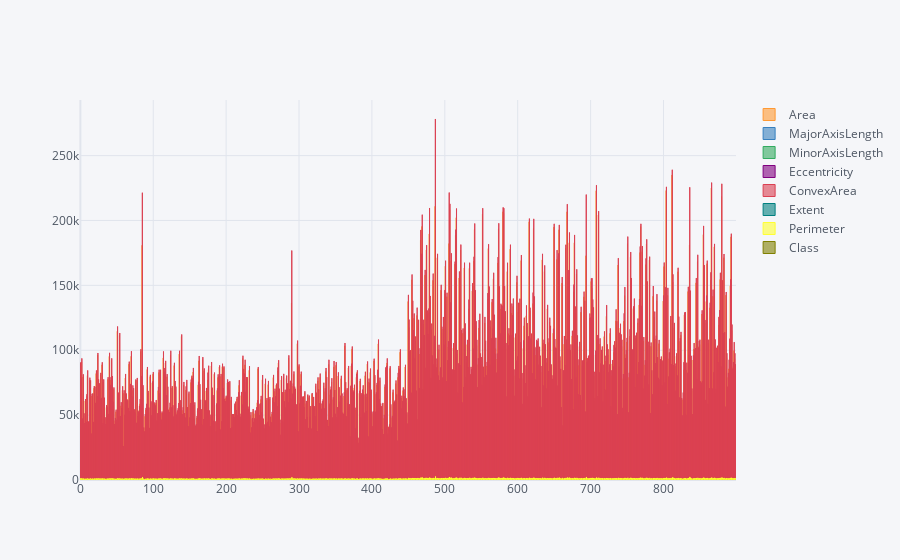

Here is the notebook cell this chart was saved with:
### Code cell
df.iplot(kind="bar")
# Data ilk 450 satır Keçimen e ait, sonraki 450 si Besni olarak sınıflandırılmış
# Barplot a baktığımız zaman 450 den sonrasında areası büyükse besni(1) sınıfına ait diyebiliriz
# MajoraxisLength için aynı yorumu yapabiliriz
# MinorAxisLength için tam olarak ayırt edici diyemeyebiliriz
# Eccentricity için de tam olarak ayırt edici diyemeyiz
# ..
# Extent için de tam olarak ayırt edici diyemeyiz
# Perimeter için büyük olursa besni sınıfına ait olduğunu söyleyebiliriz

### Figure 1 — Plotly figure (JSON) as saved in the notebook; plotly's stock layout.template omitted (floating-point values rounded to 4 significant figures; data arrays with more than 128 entries replaced by an {"elided": "..."} marker saying what was removed)
{"data": [{"marker": {"color": "rgba(255, 153, 51, 0.6)", "line": {"color": "rgba(255, 153, 51, 1.0)", "width": 1}}, "name": "Area", "orientation": "v", "text": "", "type": "bar", "x": {"elided": "900 int values"}, "y": {"elided": "900 int values"}}, {"marker": {"color": "rgba(55, 128, 191, 0.6)", "line": {"color": "rgba(55, 128, 191, 1.0)", "width": 1}}, "name": "MajorAxisLength", "orientation": "v", "text": "", "type": "bar", "x": {"elided": "900 int values"}, "y": {"elided": "900 float values"}}, {"marker": {"color": "rgba(50, 171, 96, 0.6)", "line": {"color": "rgba(50, 171, 96, 1.0)", "width": 1}}, "name": "MinorAxisLength", "orientation": "v", "text": "", "type": "bar", "x": {"elided": "900 int values"}, "y": {"elided": "900 float values"}}, {"marker": {"color": "rgba(128, 0, 128, 0.6)", "line": {"color": "rgba(128, 0, 128, 1.0)", "width": 1}}, "name": "Eccentricity", "orientation": "v", "text": "", "type": "bar", "x": {"elided": "900 int values"}, "y": {"elided": "900 float values"}}, {"marker": {"color": "rgba(219, 64, 82, 0.6)", "line": {"color": "rgba(219, 64, 82, 1.0)", "width": 1}}, "name": "ConvexArea", "orientation": "v", "text": "", "type": "bar", "x": {"elided": "900 int values"}, "y": {"elided": "900 int values"}}, {"marker": {"color": "rgba(0, 128, 128, 0.6)", "line": {"color": "rgba(0, 128, 128, 1.0)", "width": 1}}, "name": "Extent", "orientation": "v", "text": "", "type": "bar", "x": {"elided": "900 int values"}, "y": {"elided": "900 float values"}}, {"marker": {"color": "rgba(255, 255, 51, 0.6)", "line": {"color": "rgba(255, 255, 51, 1.0)", "width": 1}}, "name": "Perimeter", "orientation": "v", "text": "", "type": "bar", "x": {"elided": "900 int values"}, "y": {"elided": "900 float values"}}, {"marker": {"color": "rgba(128, 128, 0, 0.6)", "line": {"color": "rgba(128, 128, 0, 1.0)", "width": 1}}, "name": "Class", "orientation": "v", "text": "", "type": "bar", "x": {"elided": "900 int values"}, "y": {"elided": "900 int values"}}], "layout": {"legend": {"bgcolor": "#F5F6F9", "font": {"color": "#4D5663"}}, "paper_bgcolor": "#F5F6F9", "plot_bgcolor": "#F5F6F9", "title": {"font": {"color": "#4D5663"}}, "xaxis": {"gridcolor": "#E1E5ED", "showgrid": true, "tickfont": {"color": "#4D5663"}, "title": {"font": {"color": "#4D5663"}, "text": ""}, "zerolinecolor": "#E1E5ED"}, "yaxis": {"gridcolor": "#E1E5ED", "showgrid": true, "tickfont": {"color": "#4D5663"}, "title": {"font": {"color": "#4D5663"}, "text": ""}, "zerolinecolor": "#E1E5ED"}}}
